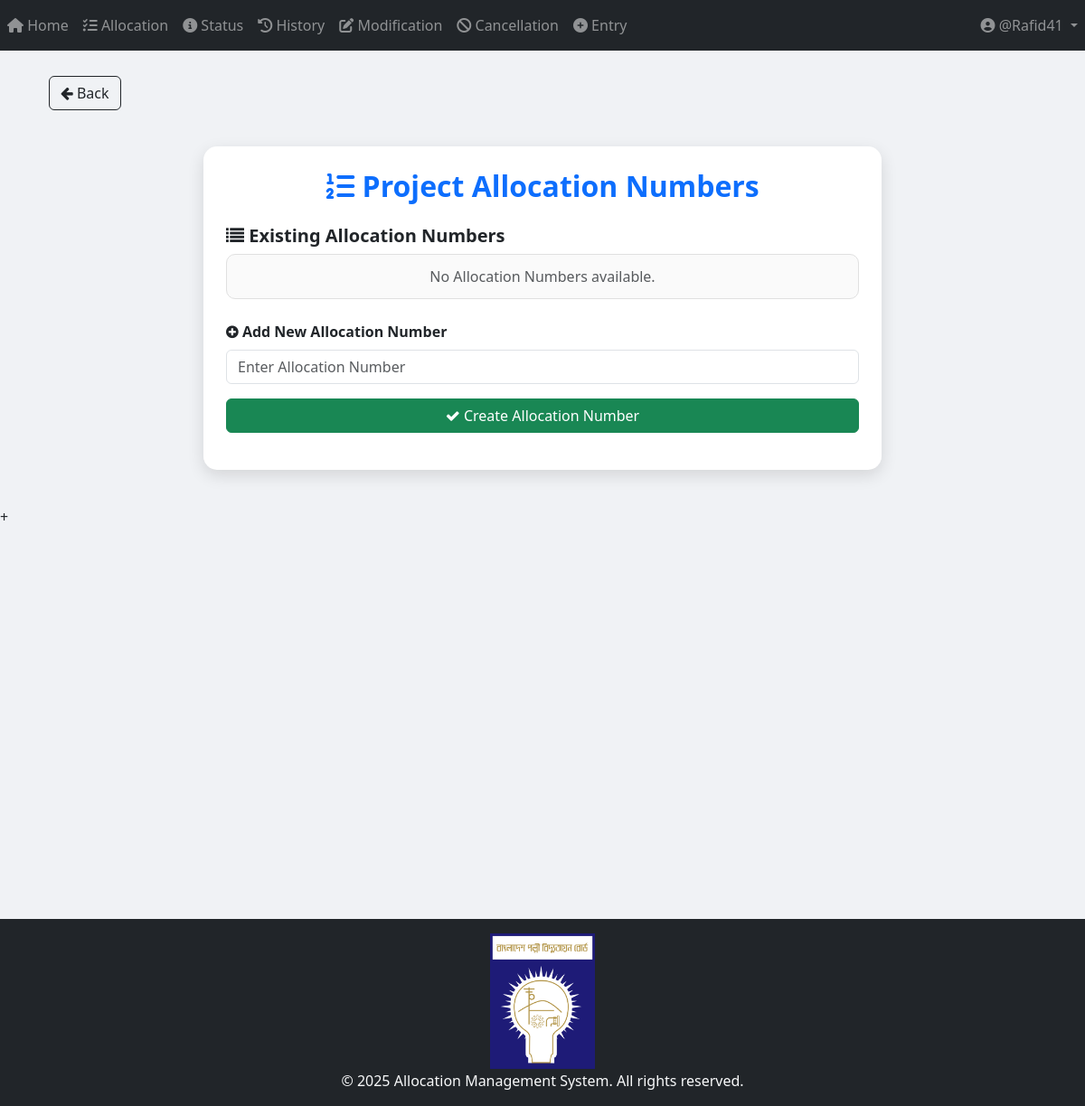
Page /project/project_allocation/view_allocation_numbers/ (signed in) on the earlier database version.
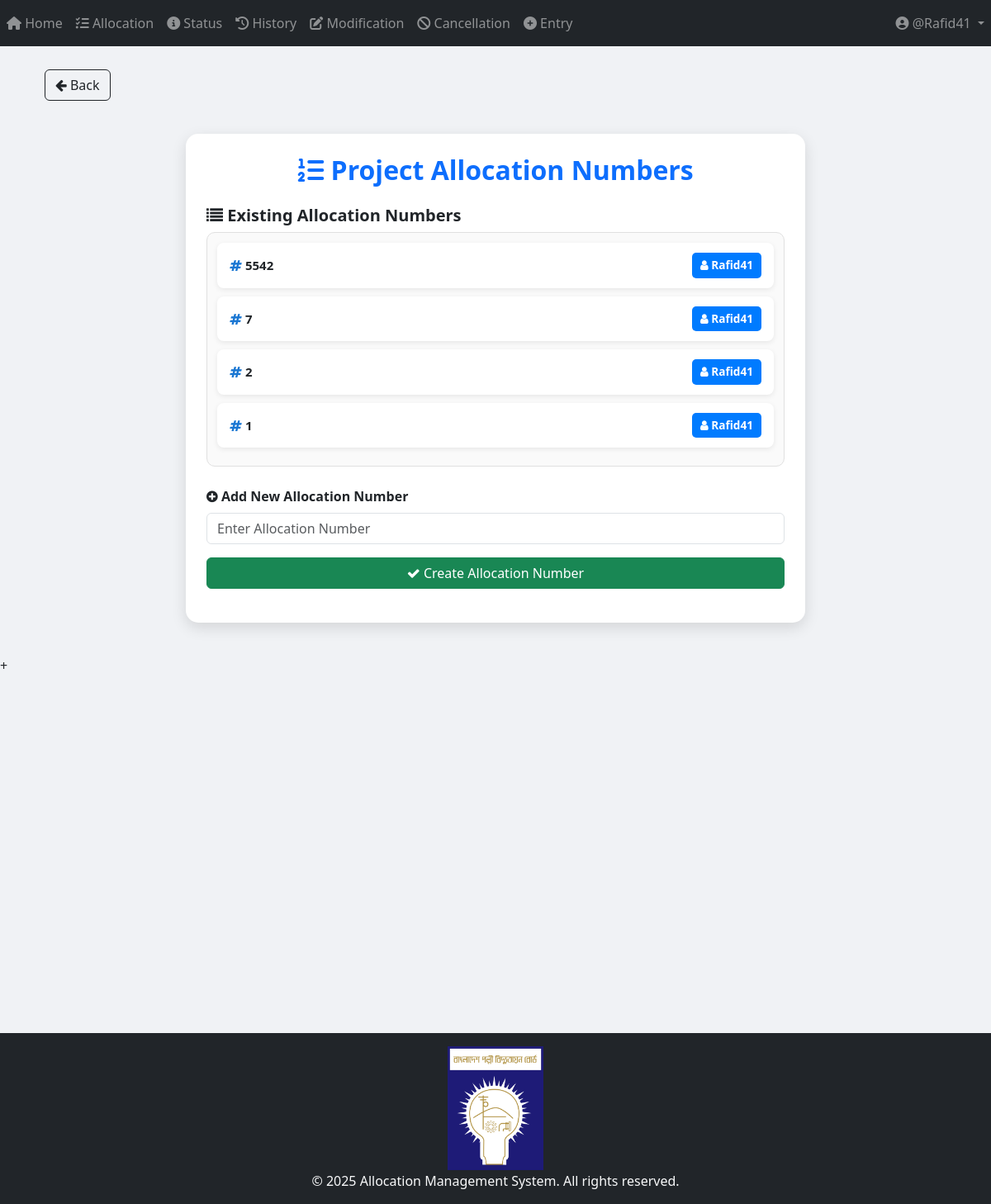
Same page on the later database version.
### Project_App_Allocation/models.py (models this page shows, shortened)
class Allocation_Number(models.Model):
    allocation_no = models.IntegerField(unique=True)
    user = models.ForeignKey(User, on_delete=models.CASCADE, related_name="project_allocation_numbers")
    STATUS_CHOICES = [
        ("Pending Approval", "Pending Approval"),
        ("Allocated", "Allocated"),
        ("Cancelled", "Cancelled"),
        ("Modified", "Modified"),
    ]
    status = models.CharField(
        max_length=100, choices=STATUS_CHOICES, default="Pending Approval"
    )

### Project_App_Allocation/views/view_allocation_numbers_and_Add_New.py (the view, shortened to what this page needs)
# urls.py: path("view_allocation_numbers/", views.view_allocation_numbers_and_Add_New, name="view_allocation_numbers_and_Add_New"),
@login_required
def view_allocation_numbers_and_Add_New(request):
    allocation_numbers = Allocation_Number.objects.all().order_by("-allocation_no")
    return render(
        request,
        "Project_Templates/Project_App_Allocation/view_allocation_numbers_and_Add_New.html",
        {"allocation_numbers": allocation_numbers},
    )

### templates/Project_Templates/Project_App_Allocation/view_allocation_numbers_and_Add_New.html (shortened to what this page needs)
{% extends 'base.html' %}
{% load crispy_forms_tags %}
{% load static %}
{% block body_block %}
<div class="container mt-2">
    <a href="{% url 'Project_App_Allocation:allocation_page' %}" class="btn btn-outline-dark">
        <i class="fa fa-arrow-left"></i> Back
    </a>
</div>
<div class="allocation-wrapper">
    <div class="allocation-card">
        <h2 class="text-center text-primary mb-4">
            <i class="fas fa-list-ol"></i> <b>Project Allocation Numbers</b>
        </h2>
        <h5 class="fw-bold mb-2"><i class="fa fa-list"></i> Existing Allocation Numbers</h5>
        <div class="list-container mb-4">
            {% for allocation in allocation_numbers %}
                <div class="list-item">
                    <span><i class="fa fa-hashtag"></i> {{ allocation.allocation_no }}</span>
                    <span class="badge-user" style="background-color:#007bff; color:white; padding:5px 10px; border-radius:5px;">
                        <i class="fa fa-user" style="color: white;"></i> {{ allocation.user.username }}
                    </span>
                </div>
            {% empty %}
                <p class="text-center text-muted mb-0">No Allocation Numbers available.</p>
            {% endfor %}
        </div>
        <form method="post" class="mt-3">
            <div class="form-group mb-3">
                <label for="allocation_no" class="fw-bold"><i class="fa fa-plus-circle"></i> Add New Allocation Number</label>
                <input type="number" name="allocation_no" class="form-control" required placeholder="Enter Allocation Number">
            </div>
            <button type="submit" class="btn btn-success w-100">
                <i class="fa fa-check"></i> Create Allocation Number
            </button>
        </form>
    </div>
</div>
{% endblock %}

Differences in the rows shown:
added Allocation_Number: allocation_no "5542", user.username "Rafid41"
added Allocation_Number: allocation_no "7", user.username "Rafid41"
added Allocation_Number: allocation_no "2", user.username "Rafid41"
added Allocation_Number: allocation_no "1", user.username "Rafid41"
Other differences:
text no longer shown: "No Allocation Numbers available."
